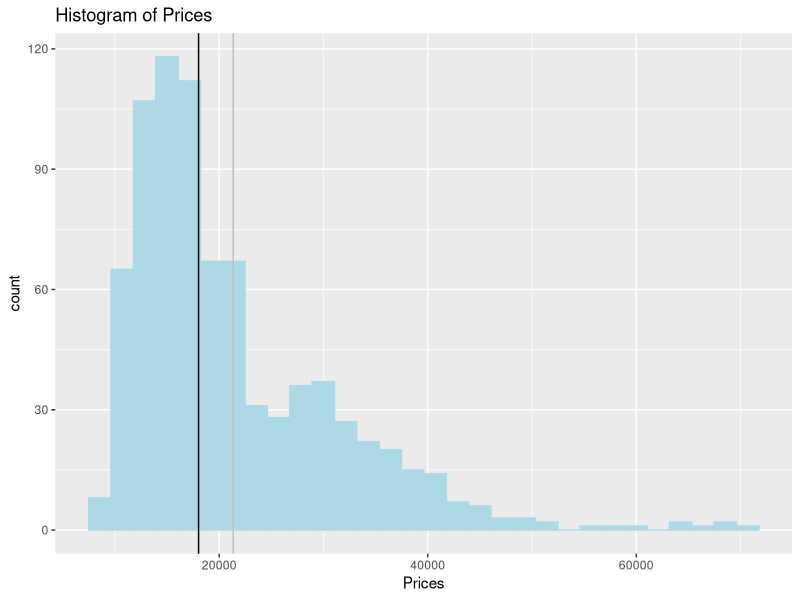
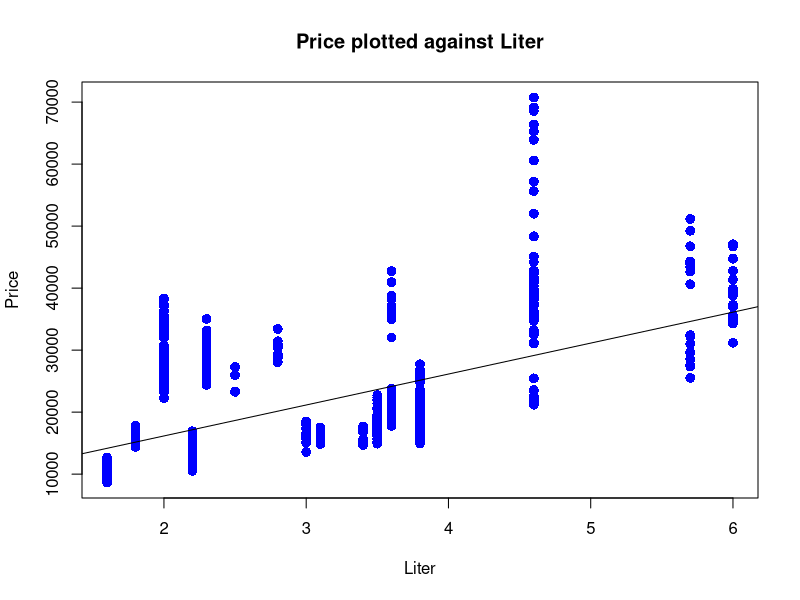
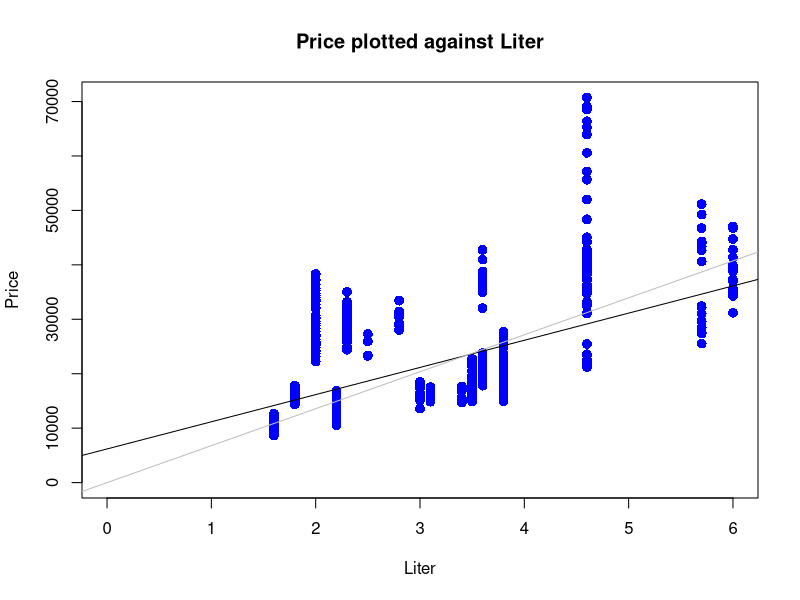

Generate these figures, in order, with R:
## ---- chunk 1
library("readxl")
library("ggplot2")
library("dplyr")
library("sandwich")
## ---- chunk 2
car_data <- read_excel("QRMassignment20211008.xlsx")
#View(car_data)

#a)

ggplot(data = car_data, aes(x = Prices, fill = group)) +
  geom_histogram(mapping = aes(Price), bins = 30, col = "lightblue", fill = "lightblue") +
  geom_vline(mapping = aes(xintercept = mean(Price), colour = "Mean of Prices"), col = "grey") +
  geom_vline(mapping = aes(xintercept = median(Price), colour = "Median of Prices"), col = "black") +
  scale_fill_manual(name="Legend",values=c("grey","black"),labels=c("Mean of Prices","Median of Prices")) +
  labs(title = "Histogram of Prices")
  
###some explaining words here




#b)

car_small_cyl_vol <- car_data %>% filter(Liter < 3)
car_large_cyl_vol <- car_data %>% filter(Liter > 3)

  ### check whether below and above 3 liters includes all observations
  identical(nrow(car_small_cyl_vol)+nrow(car_large_cyl_vol),nrow(car_data))
  ##returns FALSE; hence it does not include all observations
  
  ### Cars with exactly 3 liters cylinder volume should be excluded after the constraints given in the exercise
  car_between_cyl_vol <- car_data %>% filter(Liter == 3)
  
  ### including 3 liter culinder volume cars as well yields the identical lenth of datasets
  identical(nrow(car_small_cyl_vol)+nrow(car_large_cyl_vol)+nrow(car_between_cyl_vol),nrow(car_data))

my_small <- car_small_cyl_vol$Liter
my_large <- car_large_cyl_vol$Liter

### Compute a t-test to test the null hypothesis for two means
t.test(my_small, my_large, conf.level = 0.99)

  ### We reject the null hypothesis that the population mean price of cars with a cylinder volume of more than 3 liters equals the population mean price of cars with a cylinder volume of more than 3 liters at a significance level of 0.01 as the constructed p-value is insignificant (i.e., very small)

#c)

price <- car_data$Price
liter <- car_data$Liter

### OLS estimation
lm_price_liter <- lm(price ~ liter)

summary(lm_price_liter)


### Computation of heteroscedasticity-robust standard errors
heterorob_SE <- sqrt(diag(vcovHC(lm_price_liter, type = "HC1")))
heterorob_SE

### Create table

### some explainng words here

#d)

### Plot and add prices vs. liter to regression line

plot(liter, price, pch = 16, cex = 1.3, col = "blue", main = "Price plotted against Liter", xlab = "Liter", ylab = "Price") + abline(lm_price_liter)

#e)

lm_price_origin_liter <- lm(price ~ 0 + liter)

heterorob_origin_SE <- sqrt(diag(vcovHC(lm_price_origin_liter, type = "HC1")))
heterorob_origin_SE

#f)
plot(liter, price, pch = 16, cex = 1.3, col = "blue", main = "Price plotted against Liter", xlab = "Liter", ylab = "Price", xlim=c(0,max(liter)), ylim = c(0, max(price))) + abline(lm_price_liter) + abline(lm_price_origin_liter, col = "grey")

### A linear regression model estimated to run through the origin suggests the nonexistence of a constant, or intercept, following the assumption that such an intercept shall not conceptually apply to the data set being modeled. The linear regression model depicted in e) looks as follows (include model throug LaTeX here). The model does not include an intercept beta0. When looking at the conceptual context of the model, it is intuitive to see that an intercept should not be included. A car with no cylinder volume (liter) should have a selling price (price) of 0, as it either has no engine or is something other than a car.

#g)

summary(lm_price_origin_liter)

anova(lm_price_liter, lm_price_origin_liter)

### [...] When looking at the results of model 2, we immediately see that the regression model going trough the origin has a much higher r2-value compared to the basic linear regression model in 1. In our model in 1, the r2 is 0.32, with our regression-through-the-origin-model, the r2 rises to 0.87. A such high r2 does not automatically imply a better fit, however, it could be possible that the model is overfit. The Standard Error of Regression in model 2 is higher than in model 1, and the intercept in model 1 is significant. When looking at the ANOVA table, we can see that the RSS, which measures amount of variance in a data set that is not explained by a regression model itself, is much higher in model 2 than in model 1, and the difference -1 shows that the difference between the two models is significant. Thus, the original model 1 is more appropriate than the model going through the origin. 

#h)

car_data_h <- select(car_data, Price, Liter, Mileage, Cruise, Sound, Leather)

lm_prices_all <- lm(data = car_data_h, Price ~ .)

### The underlying reason for our regression analysis is to examine the determinants of the price of second-hand cars. In our LRM 1, we examine the influence of cylinder volume on price. However, it is reasonable and logical to assume that not only cylinder volume influences the price of second-hand cars and there must be other factors that should not be included in the error term that influence the price. When looking at a car, not only the cylinder volume is important. Often, the cylinder volume is one of the less important things that create the value of a car to someone. People have different needs and expectations, some might prefer leather interior over a high cylinder volume because they enjoy the comfort. Others might want a car with low mileage because they expect it to last longer, or some extra features that facilitate driving with the car or increasing the experience such as high-quality loudspeakers especially for younger people. There are many other factors than simply cylinder volume to consider when determining the price of a second-hand car. Thus, it is reasonable and appropriate to include other variables in the regression model to examine the determinants influencing the dependent variable.

#i)
summary(lm_prices_all)

### In model 1, the SER is 262, in model 3 it changes to approx. 264. The t-value decreases from 19.05 in model 1 to 14.658 in model 2. The coefficient changes from 4990.4 to 3864, thus showing that for every increase of 1 in Liter, the price has to increase by 3864 relative to 4990 in model 1. The effect of Liter on Price changed by including other variables in our linear regression model, which is logical as other factors besides Liter are existent and become more relevant in determining the price of second-hand cars. A good reason not to include Liter as a variable in our model is 

#j)

car_data_j <- mutate(car_data_h, miles_30k = 1*(Mileage>30000))

lm_prices_all_30kmiles <- lm(data = car_data_j, Price ~ .)

summary(lm_prices_all_30kmiles)

# create dummy variable
Mileage <- car_data$Mileage
D <- ifelse(Mileage>30000,1,0)

# select values of Mileage if D==1 and compute summary statistics
mileageD <- ifelse(D==1,Mileage,NA)
averageD <- mean(mileageD, na.rm=TRUE)
stddevD <- sd(mileageD, na.rm=TRUE)
quantsD <- quantile(mileageD, probs = seq(0, 1, 0.25), na.rm = TRUE)

# and similarly for when D==0         
mileageNotD <- ifelse(D==0,Mileage,NA)

summary(mileageD)
summary(mileageNotD)
summary(D)
